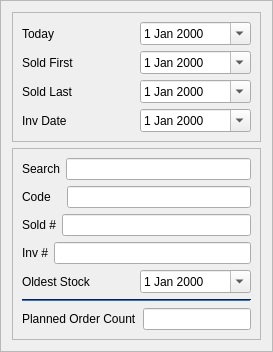
            <widget class="QFrame" name="order_form_frame">
             <property name="frameShape">
              <enum>QFrame::StyledPanel</enum>
             </property>
             <property name="frameShadow">
              <enum>QFrame::Raised</enum>
             </property>
             <layout class="QGridLayout" name="gridLayout_6">
              <item row="0" column="0">
               <widget class="QFrame" name="order_form_nonvolatile_frame">
                <property name="frameShape">
                 <enum>QFrame::StyledPanel</enum>
                </property>
                <property name="frameShadow">
                 <enum>QFrame::Raised</enum>
                </property>
                <layout class="QGridLayout" name="gridLayout_2">
                 <item row="1" column="0">
                  <layout class="QHBoxLayout" name="container_sold_first">
                   <item>
                    <widget class="QLabel" name="label_sold_first">
                     <property name="text">
                      <string>Sold First</string>
                     </property>
                    </widget>
                   </item>
                   <item>
                    <widget class="QDateEdit" name="value_sold_first">
                     <property name="calendarPopup">
                      <bool>true</bool>
                     </property>
                    </widget>
                   </item>
                  </layout>
                 </item>
                 <item row="2" column="0">
                  <layout class="QHBoxLayout" name="container_sold_last">
                   <item>
                    <widget class="QLabel" name="label_sold_last">
                     <property name="text">
                      <string>Sold Last</string>
                     </property>
                    </widget>
                   </item>
                   <item>
                    <widget class="QDateEdit" name="value_sold_last">
                     <property name="calendarPopup">
                      <bool>true</bool>
                     </property>
                    </widget>
                   </item>
                  </layout>
                 </item>
                 <item row="3" column="0">
                  <layout class="QHBoxLayout" name="container_inv_date">
                   <item>
                    <widget class="QLabel" name="label_inv_date">
                     <property name="text">
                      <string>Inv Date</string>
                     </property>
                    </widget>
                   </item>
                   <item>
                    <widget class="QDateEdit" name="value_inv_date">
                     <property name="calendarPopup">
                      <bool>true</bool>
                     </property>
                    </widget>
                   </item>
                  </layout>
                 </item>
                 <item row="0" column="0">
                  <layout class="QHBoxLayout" name="container_today">
                   <item>
                    <widget class="QLabel" name="label_today">
                     <property name="text">
                      <string>Today</string>
                     </property>
                    </widget>
                   </item>
                   <item>
                    <widget class="QDateEdit" name="value_today">
                     <property name="calendarPopup">
                      <bool>true</bool>
                     </property>
                    </widget>
                   </item>
                  </layout>
                 </item>
                </layout>
               </widget>
              </item>
              <item row="1" column="0">
               <widget class="QFrame" name="order_form_volatile_frame">
                <property name="frameShape">
                 <enum>QFrame::StyledPanel</enum>
                </property>
                <property name="frameShadow">
                 <enum>QFrame::Raised</enum>
                </property>
                <layout class="QGridLayout" name="gridLayout_5">
                 <item row="0" column="0">
                  <layout class="QHBoxLayout" name="container_search">
                   <item>
                    <widget class="QLabel" name="label_search">
                     <property name="text">
                      <string>Search</string>
                     </property>
                    </widget>
                   </item>
                   <item>
                    <widget class="QLineEdit" name="value_search">
                     <property name="placeholderText">
                      <string/>
                     </property>
                    </widget>
                   </item>
                  </layout>
                 </item>
                 <item row="1" column="0">
                  <layout class="QHBoxLayout" name="container_code_order">
                   <item>
                    <widget class="QLabel" name="label_code_order">
                     <property name="text">
                      <string>Code   </string>
                     </property>
                    </widget>
                   </item>
                   <item>
                    <widget class="QLineEdit" name="value_code_order">
                     <property name="placeholderText">
                      <string/>
                     </property>
                    </widget>
                   </item>
                  </layout>
                 </item>
                 <item row="2" column="0">
                  <layout class="QHBoxLayout" name="container_sold_count">
                   <item>
                    <widget class="QLabel" name="label_sold_count">
                     <property name="text">
                      <string>Sold #</string>
                     </property>
                    </widget>
                   </item>
                   <item>
                    <widget class="QLineEdit" name="value_sold_count">
                     <property name="placeholderText">
                      <string/>
                     </property>
                    </widget>
                   </item>
                  </layout>
                 </item>
                 <item row="3" column="0">
                  <layout class="QHBoxLayout" name="container_inv_count">
                   <item>
                    <widget class="QLabel" name="label_inv_count">
                     <property name="text">
                      <string>Inv #</string>
                     </property>
                    </widget>
                   </item>
                   <item>
                    <widget class="QLineEdit" name="value_inv_count">
                     <property name="placeholderText">
                      <string/>
                     </property>
                    </widget>
                   </item>
                  </layout>
                 </item>
                 <item row="4" column="0">
                  <layout class="QHBoxLayout" name="container_oldest_stock">
                   <item>
                    <widget class="QLabel" name="label_oldest_stock">
                     <property name="text">
                      <string>Oldest Stock</string>
                     </property>
                    </widget>
                   </item>
                   <item>
                    <widget class="QDateEdit" name="value_oldest_stock">
                     <property name="calendarPopup">
                      <bool>true</bool>
                     </property>
                    </widget>
                   </item>
                  </layout>
                 </item>
                 <item row="5" column="0">
                  <widget class="Line" name="line_planned_order_count">
                   <property name="palette">
                    <palette>
                     <active>
                      <colorrole role="WindowText">
                       <brush brushstyle="SolidPattern">
                        <color alpha="255">
                         <red>0</red>
                         <green>0</green>
                         <blue>0</blue>
                        </color>
                       </brush>
                      </colorrole>
                      <colorrole role="Button">
                       <brush brushstyle="SolidPattern">
                        <color alpha="255">
                         <red>32</red>
                         <green>74</green>
                         <blue>135</blue>
                        </color>
                       </brush>
                      </colorrole>
                      <colorrole role="Light">
                       <brush brushstyle="SolidPattern">
                        <color alpha="255">
                         <red>48</red>
                         <green>111</green>
                         <blue>203</blue>
                        </color>
                       </brush>
                      </colorrole>
                      <colorrole role="Midlight">
                       <brush brushstyle="SolidPattern">
                        <color alpha="255">
                         <red>40</red>
                         <green>92</green>
                         <blue>169</blue>
                        </color>
                       </brush>
                      </colorrole>
                      <colorrole role="Dark">
                       <brush brushstyle="SolidPattern">
                        <color alpha="255">
                         <red>16</red>
                         <green>37</green>
                         <blue>67</blue>
                        </color>
                       </brush>
                      </colorrole>
                      <colorrole role="Mid">
                       <brush brushstyle="SolidPattern">
                        <color alpha="255">
                         <red>21</red>
                         <green>49</green>
                         <blue>90</blue>
                        </color>
                       </brush>
                      </colorrole>
                      <colorrole role="Text">
                       <brush brushstyle="SolidPattern">
                        <color alpha="255">
                         <red>0</red>
                         <green>0</green>
                         <blue>0</blue>
                        </color>
                       </brush>
                      </colorrole>
                      <colorrole role="BrightText">
                       <brush brushstyle="SolidPattern">
                        <color alpha="255">
                         <red>255</red>
                         <green>255</green>
                         <blue>255</blue>
                        </color>
                       </brush>
                      </colorrole>
                      <colorrole role="ButtonText">
                       <brush brushstyle="SolidPattern">
                        <color alpha="255">
                         <red>0</red>
                         <green>0</green>
                         <blue>0</blue>
                        </color>
                       </brush>
                      </colorrole>
                      <colorrole role="Base">
                       <brush brushstyle="SolidPattern">
                        <color alpha="255">
                         <red>255</red>
                         <green>255</green>
                         <blue>255</blue>
                        </color>
                       </brush>
                      </colorrole>
                      <colorrole role="Window">
                       <brush brushstyle="SolidPattern">
                        <color alpha="255">
                         <red>32</red>
                         <green>74</green>
                         <blue>135</blue>
                        </color>
                       </brush>
                      </colorrole>
                      <colorrole role="Shadow">
                       <brush brushstyle="SolidPattern">
                        <color alpha="255">
                         <red>0</red>
                         <green>0</green>
                         <blue>0</blue>
                        </color>
                       </brush>
                      </colorrole>
                      <colorrole role="AlternateBase">
                       <brush brushstyle="SolidPattern">
                        <color alpha="255">
                         <red>143</red>
                         <green>164</green>
                         <blue>195</blue>
                        </color>
                       </brush>
                      </colorrole>
                      <colorrole role="ToolTipBase">
                       <brush brushstyle="SolidPattern">
                        <color alpha="255">
                         <red>255</red>
                         <green>255</green>
                         <blue>220</blue>
                        </color>
                       </brush>
                      </colorrole>
                      <colorrole role="ToolTipText">
                       <brush brushstyle="SolidPattern">
                        <color alpha="255">
                         <red>0</red>
                         <green>0</green>
                         <blue>0</blue>
                        </color>
                       </brush>
                      </colorrole>
                      <colorrole role="PlaceholderText">
                       <brush brushstyle="SolidPattern">
                        <color alpha="128">
                         <red>0</red>
                         <green>0</green>
                         <blue>0</blue>
                        </color>
                       </brush>
                      </colorrole>
                     </active>
                     <inactive>
                      <colorrole role="WindowText">
                       <brush brushstyle="SolidPattern">
                        <color alpha="255">
                         <red>0</red>
                         <green>0</green>
                         <blue>0</blue>
                        </color>
                       </brush>
                      </colorrole>
                      <colorrole role="Button">
                       <brush brushstyle="SolidPattern">
                        <color alpha="255">
                         <red>32</red>
                         <green>74</green>
                         <blue>135</blue>
                        </color>
                       </brush>
                      </colorrole>
                      <colorrole role="Light">
                       <brush brushstyle="SolidPattern">
                        <color alpha="255">
                         <red>48</red>
                         <green>111</green>
                         <blue>203</blue>
                        </color>
                       </brush>
                      </colorrole>
                      <colorrole role="Midlight">
                       <brush brushstyle="SolidPattern">
                        <color alpha="255">
                         <red>40</red>
                         <green>92</green>
                         <blue>169</blue>
                        </color>
                       </brush>
                      </colorrole>
                      <colorrole role="Dark">
                       <brush brushstyle="SolidPattern">
                        <color alpha="255">
                         <red>16</red>
                         <green>37</green>
                         <blue>67</blue>
                        </color>
                       </brush>
                      </colorrole>
                      <colorrole role="Mid">
                       <brush brushstyle="SolidPattern">
                        <color alpha="255">
                         <red>21</red>
                         <green>49</green>
                         <blue>90</blue>
                        </color>
                       </brush>
                      </colorrole>
                      <colorrole role="Text">
                       <brush brushstyle="SolidPattern">
                        <color alpha="255">
                         <red>0</red>
                         <green>0</green>
                         <blue>0</blue>
                        </color>
                       </brush>
                      </colorrole>
                      <colorrole role="BrightText">
                       <brush brushstyle="SolidPattern">
                        <color alpha="255">
                         <red>255</red>
                         <green>255</green>
                         <blue>255</blue>
                        </color>
                       </brush>
                      </colorrole>
                      <colorrole role="ButtonText">
                       <brush brushstyle="SolidPattern">
                        <color alpha="255">
                         <red>0</red>
                         <green>0</green>
                         <blue>0</blue>
                        </color>
                       </brush>
                      </colorrole>
                      <colorrole role="Base">
                       <brush brushstyle="SolidPattern">
                        <color alpha="255">
                         <red>255</red>
                         <green>255</green>
                         <blue>255</blue>
                        </color>
                       </brush>
                      </colorrole>
                      <colorrole role="Window">
                       <brush brushstyle="SolidPattern">
                        <color alpha="255">
                         <red>32</red>
                         <green>74</green>
                         <blue>135</blue>
                        </color>
                       </brush>
                      </colorrole>
                      <colorrole role="Shadow">
                       <brush brushstyle="SolidPattern">
                        <color alpha="255">
                         <red>0</red>
                         <green>0</green>
                         <blue>0</blue>
                        </color>
                       </brush>
                      </colorrole>
                      <colorrole role="AlternateBase">
                       <brush brushstyle="SolidPattern">
                        <color alpha="255">
                         <red>143</red>
                         <green>164</green>
                         <blue>195</blue>
                        </color>
                       </brush>
                      </colorrole>
                      <colorrole role="ToolTipBase">
                       <brush brushstyle="SolidPattern">
                        <color alpha="255">
                         <red>255</red>
                         <green>255</green>
                         <blue>220</blue>
                        </color>
                       </brush>
                      </colorrole>
                      <colorrole role="ToolTipText">
                       <brush brushstyle="SolidPattern">
                        <color alpha="255">
                         <red>0</red>
                         <green>0</green>
                         <blue>0</blue>
                        </color>
                       </brush>
                      </colorrole>
                      <colorrole role="PlaceholderText">
                       <brush brushstyle="SolidPattern">
                        <color alpha="128">
                         <red>0</red>
                         <green>0</green>
                         <blue>0</blue>
                        </color>
                       </brush>
                      </colorrole>
                     </inactive>
                     <disabled>
                      <colorrole role="WindowText">
                       <brush brushstyle="SolidPattern">
                        <color alpha="255">
                         <red>16</red>
                         <green>37</green>
                         <blue>67</blue>
                        </color>
                       </brush>
                      </colorrole>
                      <colorrole role="Button">
                       <brush brushstyle="SolidPattern">
                        <color alpha="255">
                         <red>32</red>
                         <green>74</green>
                         <blue>135</blue>
                        </color>
                       </brush>
                      </colorrole>
                      <colorrole role="Light">
                       <brush brushstyle="SolidPattern">
                        <color alpha="255">
                         <red>48</red>
                         <green>111</green>
                         <blue>203</blue>
                        </color>
                       </brush>
                      </colorrole>
                      <colorrole role="Midlight">
                       <brush brushstyle="SolidPattern">
                        <color alpha="255">
                         <red>40</red>
                         <green>92</green>
                         <blue>169</blue>
                        </color>
                       </brush>
                      </colorrole>
                      <colorrole role="Dark">
                       <brush brushstyle="SolidPattern">
                        <color alpha="255">
                         <red>16</red>
                         <green>37</green>
                         <blue>67</blue>
                        </color>
                       </brush>
                      </colorrole>
                      <colorrole role="Mid">
                       <brush brushstyle="SolidPattern">
                        <color alpha="255">
                         <red>21</red>
                         <green>49</green>
                         <blue>90</blue>
                        </color>
                       </brush>
                      </colorrole>
                      <colorrole role="Text">
                       <brush brushstyle="SolidPattern">
                        <color alpha="255">
                         <red>16</red>
                         <green>37</green>
                         <blue>67</blue>
                        </color>
                       </brush>
                      </colorrole>
                      <colorrole role="BrightText">
                       <brush brushstyle="SolidPattern">
                        <color alpha="255">
                         <red>255</red>
                         <green>255</green>
                         <blue>255</blue>
                        </color>
                       </brush>
                      </colorrole>
                      <colorrole role="ButtonText">
                       <brush brushstyle="SolidPattern">
                        <color alpha="255">
                         <red>16</red>
                         <green>37</green>
                         <blue>67</blue>
                        </color>
                       </brush>
                      </colorrole>
                      <colorrole role="Base">
                       <brush brushstyle="SolidPattern">
                        <color alpha="255">
                         <red>32</red>
                         <green>74</green>
                         <blue>135</blue>
                        </color>
                       </brush>
                      </colorrole>
                      <colorrole role="Window">
                       <brush brushstyle="SolidPattern">
                        <color alpha="255">
                         <red>32</red>
                         <green>74</green>
                         <blue>135</blue>
                        </color>
                       </brush>
                      </colorrole>
                      <colorrole role="Shadow">
                       <brush brushstyle="SolidPattern">
                        <color alpha="255">
                         <red>0</red>
                         <green>0</green>
                         <blue>0</blue>
                        </color>
                       </brush>
                      </colorrole>
                      <colorrole role="AlternateBase">
                       <brush brushstyle="SolidPattern">
                        <color alpha="255">
                         <red>32</red>
                         <green>74</green>
                         <blue>135</blue>
                        </color>
                       </brush>
                      </colorrole>
                      <colorrole role="ToolTipBase">
                       <brush brushstyle="SolidPattern">
                        <color alpha="255">
                         <red>255</red>
                         <green>255</green>
                         <blue>220</blue>
                        </color>
                       </brush>
                      </colorrole>
                      <colorrole role="ToolTipText">
                       <brush brushstyle="SolidPattern">
                        <color alpha="255">
                         <red>0</red>
                         <green>0</green>
                         <blue>0</blue>
                        </color>
                       </brush>
                      </colorrole>
                      <colorrole role="PlaceholderText">
                       <brush brushstyle="SolidPattern">
                        <color alpha="128">
                         <red>0</red>
                         <green>0</green>
                         <blue>0</blue>
                        </color>
                       </brush>
                      </colorrole>
                     </disabled>
                    </palette>
                   </property>
                   <property name="orientation">
                    <enum>Qt::Horizontal</enum>
                   </property>
                  </widget>
                 </item>
                 <item row="6" column="0">
                  <layout class="QHBoxLayout" name="container_planned_order_count">
                   <item>
                    <widget class="QLabel" name="label_planned_order_count">
                     <property name="text">
                      <string>Planned Order Count</string>
                     </property>
                    </widget>
                   </item>
                   <item>
                    <widget class="QLineEdit" name="value_planned_order_count">
                     <property name="placeholderText">
                      <string/>
                     </property>
                    </widget>
                   </item>
                  </layout>
                 </item>
                </layout>
               </widget>
              </item>
             </layout>
            </widget>
